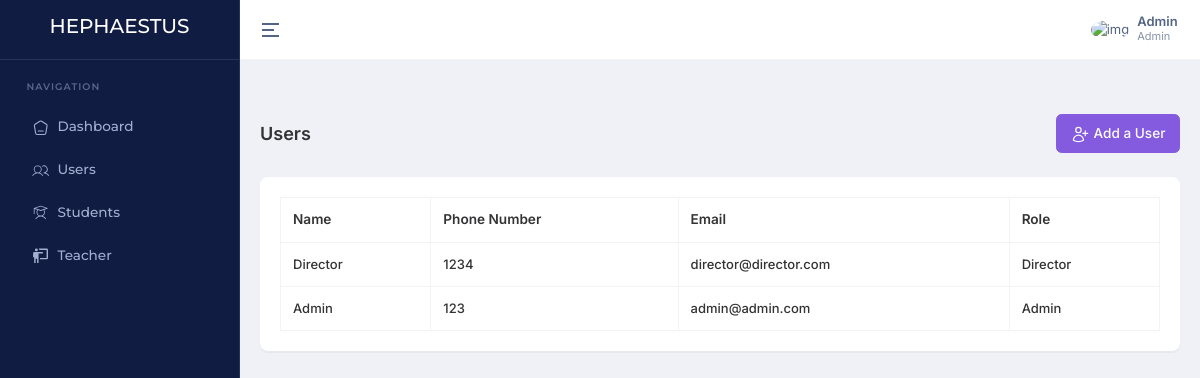
The app's page /users/ (signed in), older data.
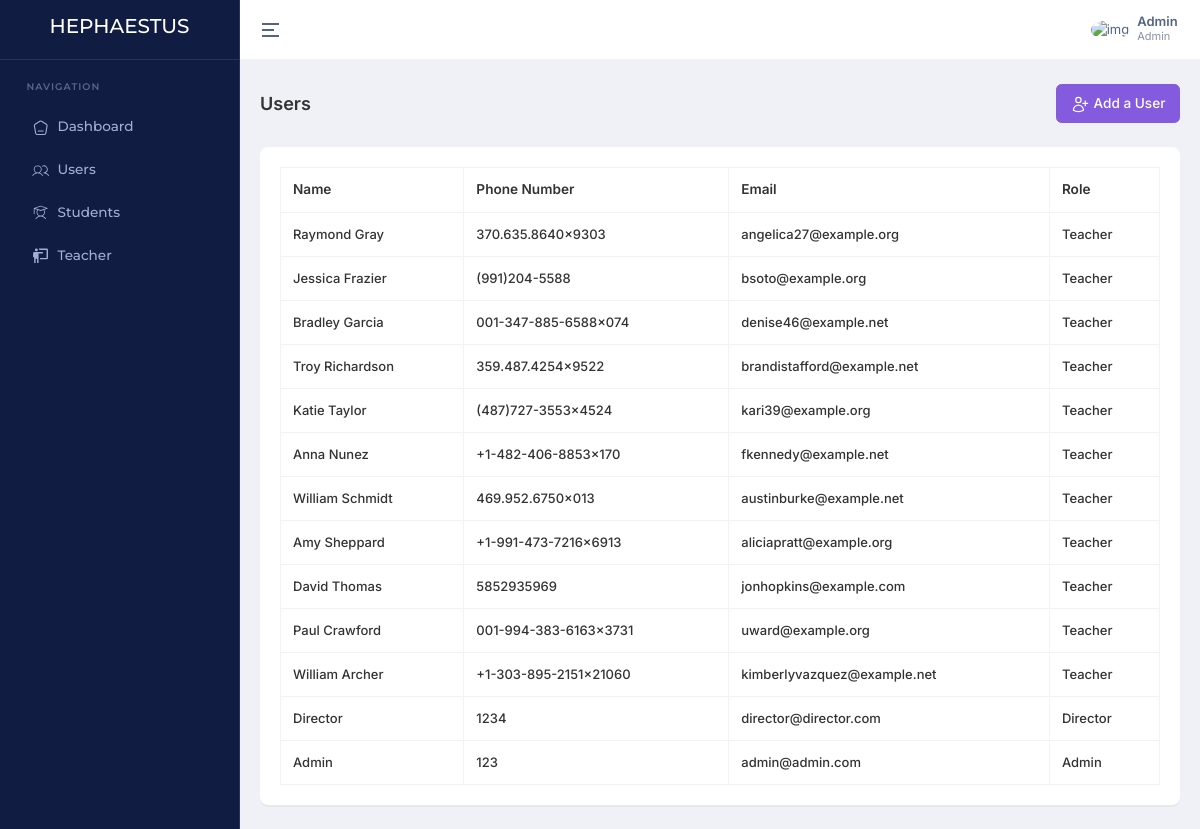
The same page, newer data.
### account/models.py (models this page shows, shortened)
class User(AbstractBaseUser, PermissionsMixin):
    ROLE_CHOICES = (
        ('Admin', 'Admin'),
        ('Director', 'Director'),
        ('Teacher', 'Teacher'),
        ('Student', 'Student'),
    )
    email = models.EmailField(unique=True)
    name = models.CharField(max_length=255)
    slug = models.SlugField(unique=True, blank=True)
    phone_number = models.CharField(max_length=15, unique=True)
    image = ProcessedImageField(
        upload_to=user_image_path,
        processors=[ResizeToFill(720, 720)],
        format='JPEG',
        options={'quality': 90},
        null=True,
        blank=True,
    )
    role = models.CharField(max_length=30, choices=ROLE_CHOICES)
    added_by = models.ForeignKey('self', on_delete=models.CASCADE, null=True, blank=True, related_name='added_users')
    created_at = models.DateTimeField(default=timezone.now)
    updated_at = models.DateTimeField(auto_now=True)
    is_active = models.BooleanField(default=True)
    is_staff = models.BooleanField(default=False)
    objects = CustomUserManager()
    USERNAME_FIELD = 'phone_number'
    REQUIRED_FIELDS = ['name', 'email']

### home/views.py (the view)
# urls.py: path('users/', getUsers, name='getUsers'),
@login_required
def getUsers(request):
    if not request.user.is_staff:
        messages.error(request, 'You do not have permission to access this page.')
        return redirect('home:dashboard')
    getUsers = User.objects.all().order_by('-created_at')
    context = {
        'getUsers': getUsers
    }
    return render(request, 'pages/users/index.html', context)

### templates/pages/users/index.html (shortened to what this page needs)
{% extends "layouts/app.html" %}
{% block content %}
    <div class="container-fluid">
        <div class="d-md-flex d-block align-items-center justify-content-between my-4 page-header-breadcrumb">
            <h1 class="page-title fw-semibold fs-18 mb-0">Users</h1>
            <div class="ms-md-1 ms-0">
                <nav>
                    <ol class="breadcrumb mb-0">
                        <a class="btn btn-primary" href="{% url 'home:addUser' %}">
                            Add a User
                        </a>
                    </ol>
                </nav>
            </div>
        </div>
        <div class="row">
            <div class="col-xl-12">
                <div class="card custom-card">
                    <div class="card-body">
                        <div class="table-responsive">
                            <table id="datatable" class="table table-bordered text-nowrap w-100">
                                <thead>
                                    <tr>
                                        <th>Name</th>
                                        <th>Phone Number</th>
                                        <th>Email</th>
                                        <th>Role</th>
                                    </tr>
                                </thead>
                                <tbody>
                                    {% for user in getUsers %}
                                        <tr>
                                            <td>{{ user.name }}</td>
                                            <td>{{ user.phone_number }}</td>
                                            <td>{{ user.email }}</td>
                                            <td>{{ user.role }}</td>
                                        </tr>
                                    {% endfor %}
                                </tbody>
                            </table>
                        </div>
                    </div>
                </div>
            </div>
        </div>
    </div>
{% endblock %}

### templates/layouts/app.html (shortened to what this page needs)
{% load static %}
<!DOCTYPE html>
<html lang="en" dir="ltr" data-nav-layout="vertical" data-theme-mode="light" data-header-styles="light" data-menu-styles="dark" data-toggled="close">
<head>
    <link id="style" href="{% static 'libs/bootstrap/css/bootstrap.min.css' %}" rel="stylesheet">
    <link href="{% static 'css/styles.min.css' %}" rel="stylesheet">
    <link href="{% static 'libs/node-waves/waves.min.css' %}" rel="stylesheet">
    <link href="{% static 'libs/simplebar/simplebar.min.css' %}" rel="stylesheet">
    <link rel="stylesheet" href="{% static 'libs/choices.js/public/assets/styles/choices.min.css' %}">
    <link rel="stylesheet" href="https://cdn.datatables.net/1.11.5/css/dataTables.bootstrap5.min.css">
    <link rel="stylesheet" href="https://cdnjs.cloudflare.com/ajax/libs/toastr.js/latest/toastr.min.css">
</head>
<body>
    <div class="page">
        {% include 'inc/header.html' %}
        {% include 'inc/sidebar.html' %}
        <div class="main-content app-content">
            {% block content %}{% endblock %}
        </div>
    </div>
</body>
</html>

### templates/inc/header.html (shortened to what this page needs)
<header class="app-header">
    <div class="main-header-container container-fluid">
        <div class="header-content-left">
            <div class="header-element">
                <a aria-label="Hide Sidebar" class="sidemenu-toggle header-link animated-arrow hor-toggle horizontal-navtoggle" data-bs-toggle="sidebar" href="javascript:void(0);"><span></span></a>
            </div>
        </div>
        <div class="header-content-right">
            <div class="header-element">
                <a href="javascript:void(0);" class="header-link dropdown-toggle" id="mainHeaderProfile" data-bs-toggle="dropdown" data-bs-auto-close="outside" aria-expanded="false">
                    <div class="d-flex align-items-center">
                        <div class="me-sm-2 me-0">
                            <img src="https://cdn.pixabay.com/photo/2015/10/05/22/37/blank-profile-picture-973460_960_720.png" alt="img" width="32" height="32" class="rounded-circle">
                        </div>
                        <div class="d-sm-block d-none">
                            <p class="fw-semibold mb-0 lh-1">{{ request.user.name }}</p>
                            <span class="op-7 fw-normal d-block fs-11">{{ request.user.role }}</span>
                        </div>
                    </div>
                </a>
            </div>
        </div>
    </div>
</header>

### templates/inc/sidebar.html (shortened to what this page needs)
{% load static %}
<aside class="app-sidebar sticky" id="sidebar">
    <div class="main-sidebar-header">
        <a href="{% url 'home:dashboard' %}" class="header-logo">
            <h5 class="text-white">
                HEPHAESTUS
            </h5>
        </a>
    </div>
    <div class="main-sidebar" id="sidebar-scroll">
        <nav class="main-menu-container nav nav-pills flex-column sub-open">
            <ul class="main-menu">
                <li class="slide__category"><span class="category-name">Navigation</span></li>
                <li class="slide">
                    <a href="{% url 'home:dashboard' %}" class="side-menu__item">
                        <span class="px-2">
                        </span>
                        <span class="side-menu__label">Dashboard</span>
                    </a>
                </li>
                <li class="slide">
                    <a href="{% url 'home:getUsers' %}" class="side-menu__item">
                        <span class="px-2">
                        </span>
                        <span class="side-menu__label">Users</span>
                    </a>
                </li>
                <li class="slide">
                    <a href="{% url 'home:getStudents' %}" class="side-menu__item">
                        <span class="px-2">
                        </span>
                        <span class="side-menu__label">Students</span>
                    </a>
                </li>
                <li class="slide">
                    <a href="{% url 'home:getTeachers' %}" class="side-menu__item">
                        <span class="px-2">
                            <svg xmlns="http://www.w3.org/2000/svg" width="1.4em" height="1.4em" viewBox="0 0 24 24"><path fill="currentColor" d="M20 17a2 2 0 0 0 2-2V4a2 2 0 0 0-2-2H9.46c.35.61.54 1.3.54 2h10v11h-9v2m4-10v2H9v13H7v-6H5v6H3v-8H1.5V9a2 2 0 0 1 2-2zM8 4a2 2 0 0 1-2 2a2 2 0 0 1-2-2a2 2 0 0 1 2-2a2 2 0 0 1 2 2"/></svg>
                        </span>
                        <span class="side-menu__label">Teacher</span>
                    </a>
                </li>
            </ul>
        </nav>
    </div>
</aside>

Row changes from the older to the newer data that the page shows:
added User: name "Raymond Gray", phone_number "370.635.8640x9303", email "angelica27@example.org", role "Teacher"
added User: name "Jessica Frazier", phone_number "(991)204-5588", email "bsoto@example.org", role "Teacher"
added User: name "Bradley Garcia", phone_number "001-347-885-6588x074", email "denise46@example.net", role "Teacher"
added User: name "Troy Richardson", phone_number "359.487.4254x9522", email "brandistafford@example.net", role "Teacher"
added User: name "Katie Taylor", phone_number "(487)727-3553x4524", email "kari39@example.org", role "Teacher"
added User: name "Anna Nunez", phone_number "+1-482-406-8853x170", email "fkennedy@example.net", role "Teacher"
added User: name "William Schmidt", phone_number "469.952.6750x013", email "austinburke@example.net", role "Teacher"
added User: name "Amy Sheppard", phone_number "+1-991-473-7216x6913", email "aliciapratt@example.org", role "Teacher"
added User: name "David Thomas", phone_number "5852935969", email "jonhopkins@example.com", role "Teacher"
added User: name "Paul Crawford", phone_number "001-994-383-6163x3731", email "uward@example.org", role "Teacher"
added User: name "William Archer", phone_number "+1-303-895-2151x21060", email "kimberlyvazquez@example.net", role "Teacher"
